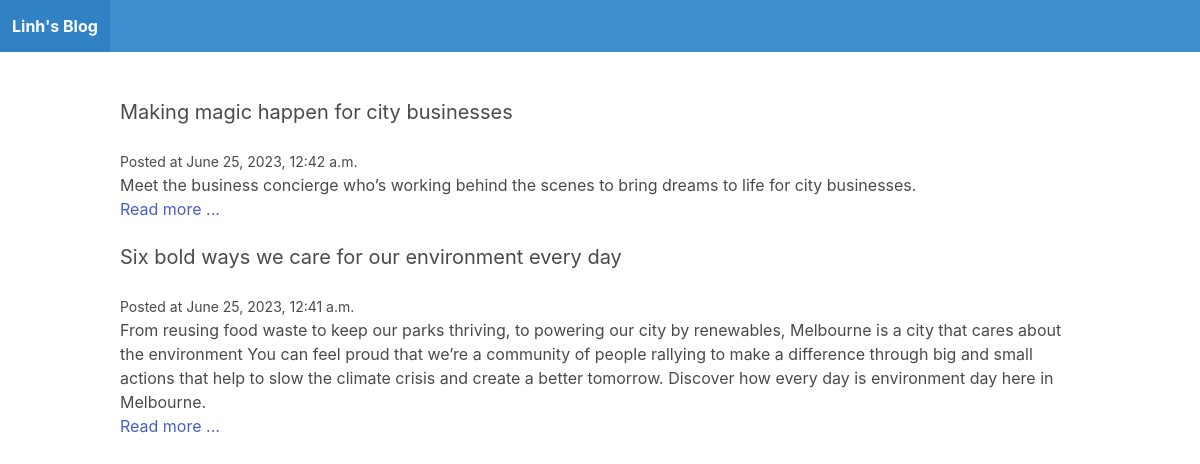
The page / on the database its author committed.
### blog/models.py (models this page shows)
class Post(models.Model):
    title = models.CharField(max_length=255)
    slug = models.SlugField()
    intro = models.TextField()
    body = models.TextField()
    date_added = models.DateTimeField(auto_now_add=True)
    class Meta:
        ordering = ['-date_added']

### blog/views.py (the view)
# urls.py: path('', frontpage, name='frontpage'),
def frontpage(request):
    posts = Post.objects.all()
    return render(request, 'blog/frontpage.html', {'posts': posts})

### blog/templates/blog/frontpage.html
{% extends 'blog/base.html' %}
{% block content %}
    {% for post in posts %}
        <div class="post block">
            <h2 class="subtitle">{{ post.title }}</h2>
            <small>Posted at {{post.date_added}} </small>
            <p>{{post.intro}}</p>
            <a href="{% url 'post_detail' post.slug %}"> Read more ...</a>
        </div>
    {% endfor %}
{% endblock %}

### blog/templates/blog/base.html (shortened to what this page needs)
<!DOCTYPE html>
<html>
    <head>
        <link rel="stylesheet" href="https://cdn.jsdelivr.net/npm/bulma@0.9.1/css/bulma.min.css">
    </head>
    <body>
        <nav class="navbar is-info">
            <div class="navbar-brand">
                <a href="/" class="navbar-item"><strong>Linh's Blog</strong></a>
            </div>
        </nav>
        <section class="section">
            <div class="container">
                {% block content %}
                {% endblock %}
            </div>
        </section>
    </body>
</html>

### rows shown on the page
Post: title "Making magic happen for city businesses", date_added "June 25, 2023, 12:42 a.m.", intro "Meet the business concierge who’s working behind the scenes to bring dreams to life for city businesses."
Post: title "Six bold ways we care for our environment every day", date_added "June 25, 2023, 12:41 a.m.", intro "From reusing food waste to keep our parks thriving, to powering our city by renewables, Melbourne is a city that cares about the environment You can feel proud that we’re a community of people rallying to make a difference through big and small actions that help to slow the climate crisis and create a better tomorrow. Discover how every day is environment day here in Melbourne."
